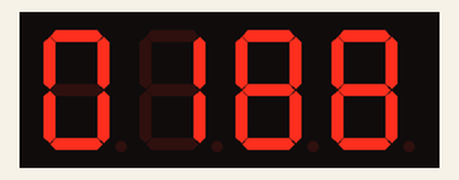
A sketch run on a simulated Arduino Uno, built with avr-gcc and run on an emulated ATmega328P. On the bench: 4-digit seven-segment display. Wiring (inferred from the names in the program): 4-digit 7-segment display, segments lit when HIGH: segments pin 12, pin 8, pin 5, pin 3, pin 2, pin 11, pin 6; digit selects pin 13, pin 10, pin 9, pin 7. The segment pins are drawn as the display they are named for.

Above: at 0.89 s.
At 5.65 s:
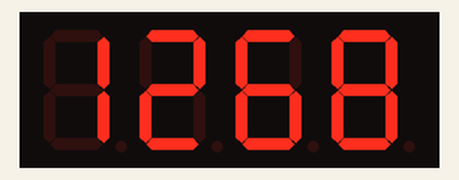
At 10.33 s:
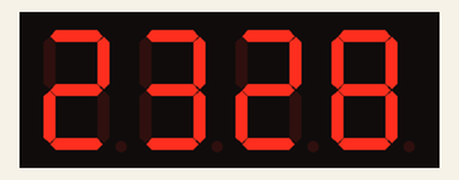
At 19.07 s:
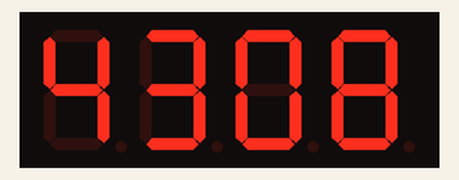
At 27.81 s:
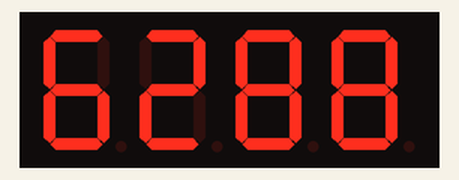
At 36.99 s:
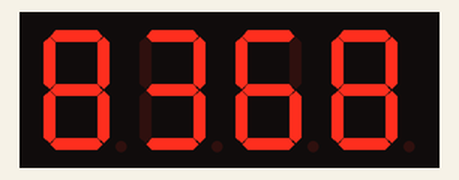

The sketch:

seven_segment_led10.ino
```cpp
// LEDをオン・オフする際の出力
#define DIGIT_ON LOW
#define DIGIT_OFF HIGH
#define SEGMENT_ON HIGH
#define SEGMENT_OFF LOW

const int digitPins[] = {7, 9, 10, 13};                                        // ディジット(コモン)に接続するArduinoのピン
const int segmentPins[] = {12, 8, 5, 3, 2, 11, 6};                             // セグメントピンに接続するArduinoのピン
const int numberOfDigitPins = sizeof(digitPins) / sizeof(digitPins[0]);        // ディジットの数
const int numberOfSegmentPins = sizeof(segmentPins) / sizeof(segmentPins[0]);  // セグメントの数

// 数字と表示させるセグメントの関係
const int digits[] = {
    0b00111111,  // 0
    0b00000110,  // 1
    0b01011011,  // 2
    0b01001111,  // 3
    0b01100110,  // 4
    0b01101101,  // 5
    0b01111101,  // 6
    0b00100111,  // 7
    0b01111111,  // 8
    0b01101111,  // 9
};

// 数字を表示する
void displayNumber(int n) {
  // digits[n]の各ビットを調べて対応するセグメントを点灯・消灯する
  for (int i = 0; i < numberOfSegmentPins; i++) {
    digitalWrite(segmentPins[i], digits[n] & (1 << i) ? SEGMENT_ON : SEGMENT_OFF);
  }
}

// セグメントをすべてオフにする
void clearSegments() {
  for (int j = 0; j < numberOfSegmentPins; j++) {
    digitalWrite(segmentPins[j], SEGMENT_OFF);
  }
}

// 4桁の数字を表示する
void displayNumbers(int n) {
  for (int i = 0; i < numberOfDigitPins; i++) {  // 右の桁からディジットを選択する
    digitalWrite(digitPins[i], DIGIT_ON);        // ディジットをオンにする
    displayNumber(n % 10);                       // 10で割った余りを求めて、1の位を求め、表示する
    delay(1);
    clearSegments();                        // セグメントをすべてオフにする
    digitalWrite(digitPins[i], DIGIT_OFF);  // ディジットをオフにする
    n /= 10;                                // 10で割り、次に表示する数字を、1の位に移す
  }
}

// setup()　は，最初に一度だけ実行される
void setup() {
  for (int i = 0; i < numberOfDigitPins; i++) {
    pinMode(digitPins[i], OUTPUT);  // digitPinsを出力モードに設定する
    digitalWrite(digitPins[i], DIGIT_OFF);
  }
  for (int i = 0; i < numberOfSegmentPins; i++) {
    pinMode(segmentPins[i], OUTPUT);  // segmentPinsを出力モードに設定する
  }
}

void loop() {
  for (int i = 0; i < 10000; i++) {  // 0から9999までを表示する。
    displayNumbers(i);
  }
}
```
